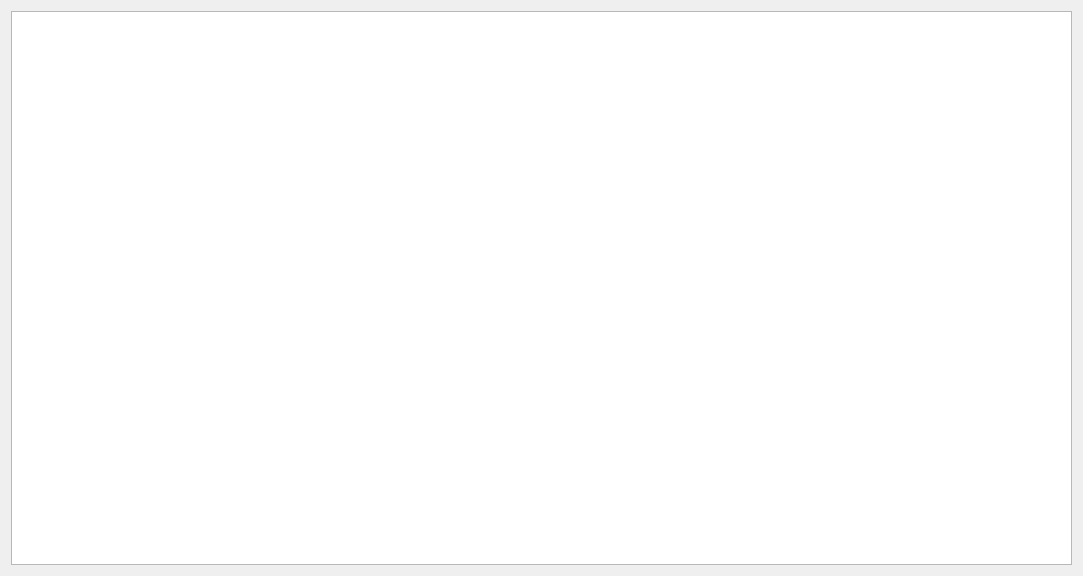
<?xml version="1.0" encoding="UTF-8"?>
<ui version="4.0">
 <class>Tab_Log</class>
 <widget class="QWidget" name="Tab_Log">
  <property name="geometry">
   <rect>
    <x>0</x>
    <y>0</y>
    <width>1083</width>
    <height>576</height>
   </rect>
  </property>
  <property name="windowTitle">
   <string>Form</string>
  </property>
  <layout class="QGridLayout" name="gridLayout">
   <item row="0" column="0">
    <widget class="QListWidget" name="list_list">
     <property name="font">
      <font>
       <pointsize>11</pointsize>
      </font>
     </property>
    </widget>
   </item>
  </layout>
 </widget>
 <resources/>
 <connections/>
</ui>
